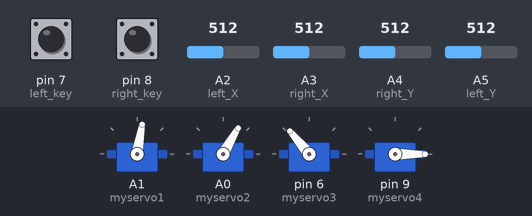
Bench run of a sketch on a simulated Arduino Uno, built with avr-gcc and run on an emulated ATmega328P. Shown: 4 × servo. The test bench sets the inputs (shaded band); at power-on: A3 (right_X) = 512, A4 (right_Y) = 512, A5 (left_Y) = 512, pin 7 (left_key) LOW, pin 8 (right_key) LOW, A2 (left_X) = 512.

Above: at 3.7 s.
3.8 s: A3 (right_X) set to 54
5.3 s: A3 (right_X) set to 43
At 5.46 s:
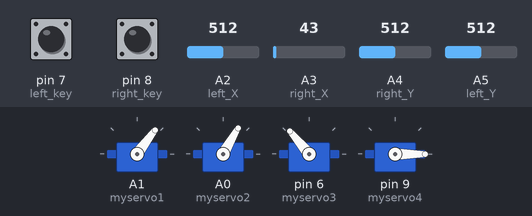
At 6.8 s:
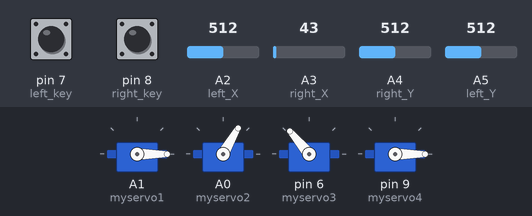
7.4 s: A4 (right_Y) set to 53
8.9 s: A4 (right_Y) set to 46
At 11.6 s:
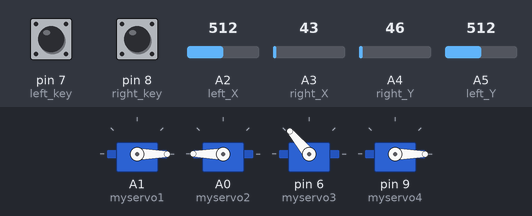
11.9 s: A5 (left_Y) set to 55
13.4 s: A5 (left_Y) set to 44
At 15.5 s:
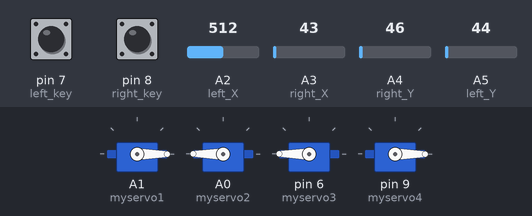
Timing chart, 0 to 16.8 s (numbered marks = the images above; inputs shaded):
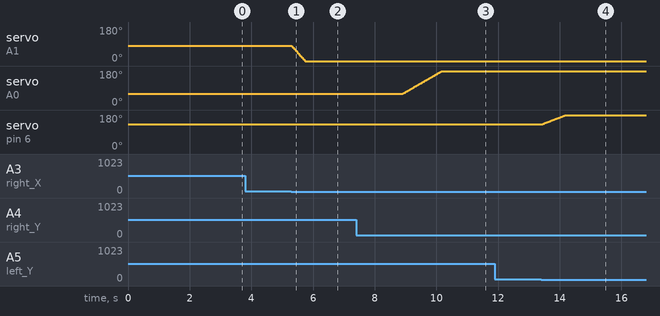

Measured:
- the behaviour switches between 50 and 49 on A3 (right_X) (found by bisection; images 0 and 1)
- the behaviour switches between 50 and 49 on A4 (right_Y) (found by bisection; images 2 and 3)
- the behaviour switches between 50 and 49 on A5 (left_Y) (found by bisection; images 3 and 4)
- after the input at 3.8 s, every drawn part: stays the same
- after the input at 5.3 s, servo on A1 (myservo1): moves from 80° to 0° over 0.44 s, starting at once
- after the input at 7.4 s, every drawn part: stays the same
- after the input at 8.9 s, servo on A0 (myservo2): moves from 60° to 180° over 1.3 s, starting at once
- after the input at 11.9 s, every drawn part: stays the same
- after the input at 13.4 s, servo on pin 6 (myservo3): moves from 130° to 180° over 0.75 s, starting at once

The sketch:

final.ino
```cpp
#include <Servo.h>
Servo myservo1;
Servo myservo2;
Servo myservo3;
Servo myservo4;

int pos1=80, pos2=60, pos3=130, pos4=0;

// правый джойстик 1
const int right_X = A3;
const int right_Y = A4;
const int right_key = 8;

// левый джойстик 2
const int left_X = A2;
const int left_Y = A5;
const int left_key = 7;

int x1,y1,z1; // правый 1
int x2,y2,z2; // левый 2

void setup()
{
  myservo1.write(pos1);
  delay(1000);
  myservo2.write(pos2);
  myservo3.write(pos3);
  myservo4.write(pos4);
  delay(1500);

  pinMode(right_key, INPUT);
  pinMode(left_key, INPUT);
  Serial.begin(9600);
}

void loop()
{
  myservo1.attach(A1);  // set the control pin of servo 1 to A1
  myservo2.attach(A0);  // set the control pin of servo 2 to A0
  myservo3.attach(6);   //set the control pin of servo 3 to D6
  myservo4.attach(9);   // set the control pin of servo 4 to D9

  x1 = analogRead(right_X); //read the right X value
  y1 = analogRead(right_Y);  // read the right Y value
  z1 = digitalRead(right_key);  // read the right Z value

  x2 = analogRead(left_X);
  y2 = analogRead(left_Y);
  z2 = digitalRead(left_key);

  updownhand();
  turn();
  open();
  updown();
  button();
}

void button()
{
  if (z1==1 or z2 == 1)
  { Serial.write('1');}
}

// вверх вниз рука
void updownhand()
{
  if(x2<50) // правый джойстик вправо - вверх
  {
    pos4--;
    myservo4.write(pos4);
    delay(5);
    if (pos4<1) { pos4=1;}
   }
  if(x2>1000) // правый джойстик влево - вниз
  {
    pos4++;
    myservo4.write(pos4);
    delay(5);
    if (pos4>100) { pos4=100;}
  }
}

 // повернуться
void turn()
{
  if(x1<50)  // если первый джойстик вправо - вправо
  {
    pos1--;
    myservo1.write(pos1);
    delay(5);
    if(pos1<1) { pos1=1;}
  }
  if(x1>1000)  // если первый джойстик влево - влево
  {
    pos1++;
    myservo1.write(pos1);
    delay(5);
    if(pos1>180) { pos1=180;}
  }
}

// открыть закрыть
void open()
{
  if(y1>1000) // правый джойстик вверх - открыть
  {
    pos2--;
    myservo2.write(pos2);
    delay(5);
    if(pos2<0) { pos2=0;}
  }
  if(y1<50)  // правый джойстик вниз - закрыть
  {
    pos2++;
    myservo2.write(pos2);
    delay(5);
    if(pos2>180) { pos2=180;}
  }
}

// вверх вниз
void updown()
{
  if(y2<50) // левый джойстик вверх - вверх
  {
    pos3++;
    myservo3.write(pos3);
    delay(5);
    if(pos3>180) { pos3=180;}
  }
  if(y2>1000) // левый джойстик вниз - вниз
  {
    pos3--;
    myservo3.write(pos3);
    delay(5);
    if(pos3<10) { pos3=10;}
  }
}
```
